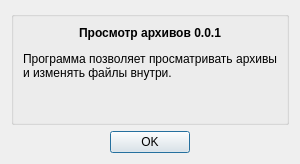
<?xml version="1.0" encoding="UTF-8"?>
<ui version="4.0">
 <class>AboutDialog</class>
 <widget class="QDialog" name="AboutDialog">
  <property name="windowModality">
   <enum>Qt::ApplicationModal</enum>
  </property>
  <property name="geometry">
   <rect>
    <x>0</x>
    <y>0</y>
    <width>300</width>
    <height>164</height>
   </rect>
  </property>
  <property name="sizePolicy">
   <sizepolicy hsizetype="Fixed" vsizetype="Fixed">
    <horstretch>0</horstretch>
    <verstretch>0</verstretch>
   </sizepolicy>
  </property>
  <property name="minimumSize">
   <size>
    <width>0</width>
    <height>0</height>
   </size>
  </property>
  <property name="windowTitle">
   <string>О программе</string>
  </property>
  <property name="autoFillBackground">
   <bool>true</bool>
  </property>
  <layout class="QVBoxLayout" name="verticalLayout">
   <item>
    <widget class="QGroupBox" name="groupBox">
     <property name="title">
      <string/>
     </property>
     <layout class="QVBoxLayout" name="verticalLayout_2">
      <item>
       <widget class="QLabel" name="label">
        <property name="text">
         <string>&lt;html&gt;&lt;head/&gt;&lt;body&gt;&lt;p align=&quot;center&quot;&gt;&lt;span style=&quot; font-weight:600;&quot;&gt;Просмотр архивов 0.0.1&lt;/span&gt;&lt;/p&gt;&lt;p&gt;Программа позволяет просматривать архивы и изменять файлы внутри.&lt;/p&gt;&lt;/body&gt;&lt;/html&gt;</string>
        </property>
        <property name="textFormat">
         <enum>Qt::RichText</enum>
        </property>
        <property name="scaledContents">
         <bool>false</bool>
        </property>
        <property name="alignment">
         <set>Qt::AlignJustify|Qt::AlignTop</set>
        </property>
        <property name="wordWrap">
         <bool>true</bool>
        </property>
       </widget>
      </item>
     </layout>
    </widget>
   </item>
   <item>
    <widget class="QDialogButtonBox" name="buttonBox">
     <property name="locale">
      <locale language="Russian" country="Russia"/>
     </property>
     <property name="standardButtons">
      <set>QDialogButtonBox::Ok</set>
     </property>
     <property name="centerButtons">
      <bool>true</bool>
     </property>
    </widget>
   </item>
  </layout>
 </widget>
 <resources/>
 <connections>
  <connection>
   <sender>buttonBox</sender>
   <signal>accepted()</signal>
   <receiver>AboutDialog</receiver>
   <slot>close()</slot>
   <hints>
    <hint type="sourcelabel">
     <x>149</x>
     <y>143</y>
    </hint>
    <hint type="destinationlabel">
     <x>149</x>
     <y>81</y>
    </hint>
   </hints>
  </connection>
 </connections>
</ui>
